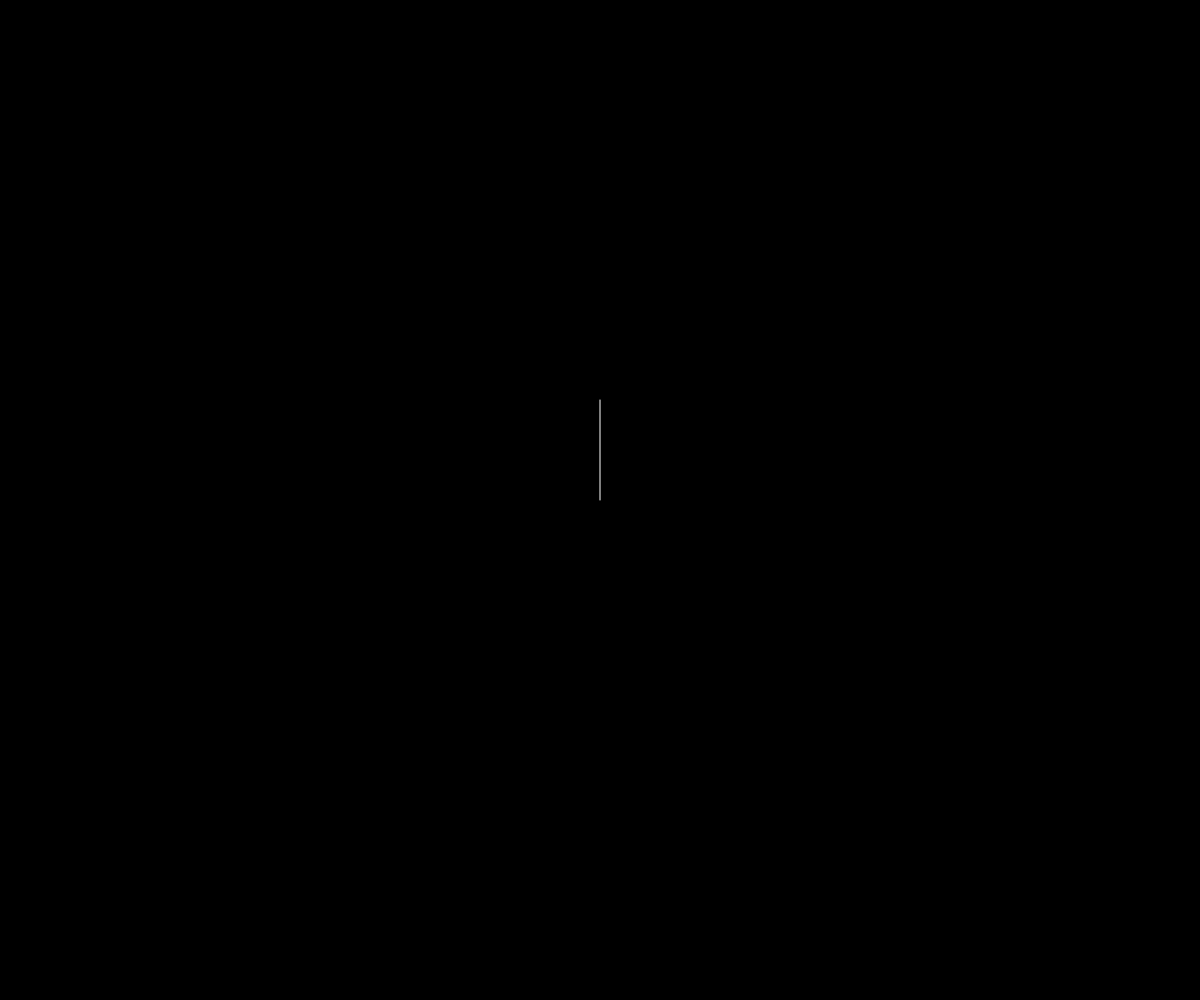
Frame 1 (no input)
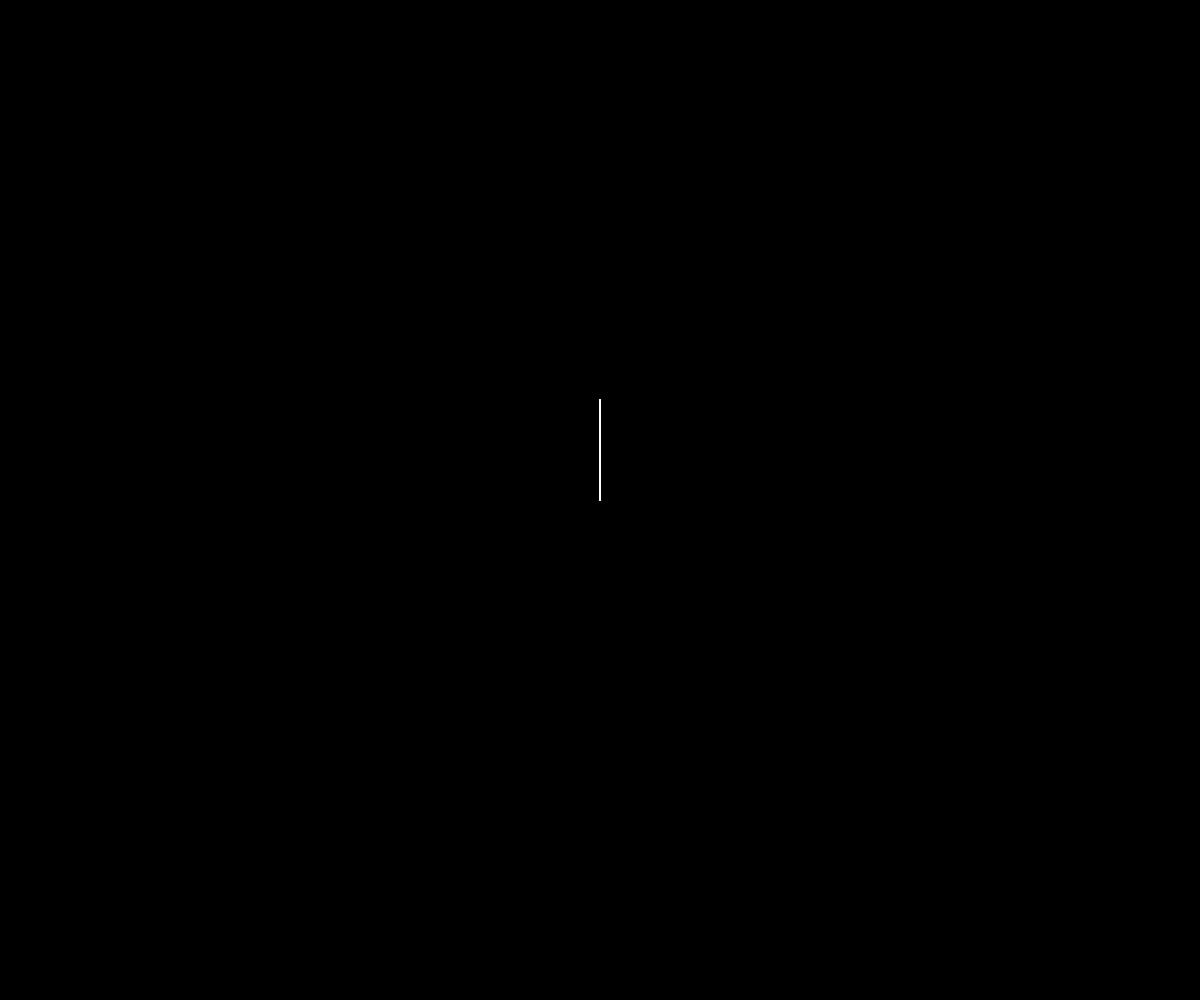
Frame 60 (no input)
Frame 120 (the mouse pressed at the canvas centre since frame 60): identical to frame 60, image omitted

The p5.js sketch that drew these frames (run headless with seeded random() and noise() and a simulated clock; from frame 60 on, the mouse is pressed at the canvas centre):

// p5.js sketch
// ── sketch.js
function setup() {
  createCanvas(windowWidth, windowHeight);
  background(0, 0, 0);
  console.log("running");
}

function draw() {
		fractialTree(windowWidth/2, windowHeight/2, 100, 4);


}

function fractialTree(x,y,height,i){
	branch(x,y,x ,windowHeight/2-height);


}

function branch(x, y, x2, y2) {
	stroke(255);
  line(x, y, x2, y2);
}
